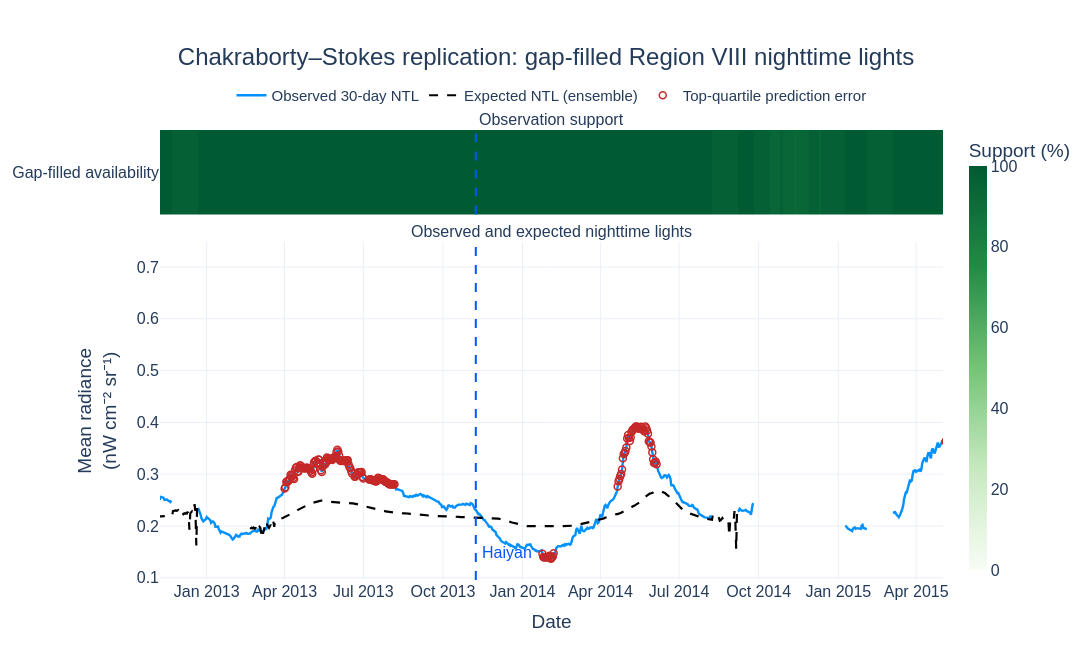

The cell this chart's notebook holds for it:
### Code cell
# ------------------------------------------------------------
# GAP-FILLED MODEL OUTPUT AND HAIYAN ANOMALIES
# ------------------------------------------------------------

fig_gap_forecast = plot_forecast_anomaly(
    result=gap_result,
    title=(
        "Chakraborty–Stokes replication: "
        "gap-filled Region VIII nighttime lights"
    ),
    support_rows=[
        {
            "label": "Gap-filled availability",
            "column": "temporal_support_pct",
        },
    ],
)

fig_gap_forecast.show()

### Figure 1 — Plotly figure (JSON) as saved in the notebook; plotly's stock layout.template omitted (floating-point values rounded to 4 significant figures; data arrays with more than 128 entries replaced by an {"elided": "..."} marker saying what was removed)
{"data": [{"coloraxis": "coloraxis", "hoverongaps": false, "hovertemplate": "%{x|%d %b %Y}<br>%{y}: %{z:.1f}%<extra></extra>", "type": "heatmap", "x": {"elided": "4162 str values"}, "xaxis": "x", "y": ["Gap-filled availability"], "yaxis": "y", "z": {"elided": "1x4162 float values"}, "zsmooth": false}, {"connectgaps": false, "line": {"color": "#0091FF", "width": 2.4}, "mode": "lines", "name": "Observed 30-day NTL", "type": "scatter", "x": {"elided": "4162 str values"}, "xaxis": "x2", "y": {"elided": "4162 float values"}, "yaxis": "y2"}, {"connectgaps": false, "line": {"color": "#000000", "dash": "dash", "width": 2.2}, "mode": "lines", "name": "Expected NTL (ensemble)", "type": "scatter", "x": {"elided": "4162 str values"}, "xaxis": "x2", "y": {"elided": "4162 float values"}, "yaxis": "y2"}, {"customdata": {"elided": "559x2 float values"}, "hovertemplate": "%{x|%d %b %Y}<br>Observed: %{y:.3f}<br>Residual: %{customdata[0]:.3f}<br>Model agreement: %{customdata[1]:.0f}%<extra></extra>", "marker": {"color": "#C62828", "line": {"width": 1.5}, "size": 7, "symbol": "circle-open"}, "mode": "markers", "name": "Top-quartile prediction error", "type": "scatter", "x": {"elided": "559 str values"}, "xaxis": "x2", "y": {"elided": "559 float values"}, "yaxis": "y2"}], "layout": {"annotations": [{"font": {"size": 16}, "showarrow": false, "text": "Observation support", "x": 0.5, "xanchor": "center", "xref": "paper", "y": 1, "yanchor": "bottom", "yref": "paper"}, {"font": {"size": 16}, "showarrow": false, "text": "Observed and expected nighttime lights", "x": 0.5, "xanchor": "center", "xref": "paper", "y": 0.752, "yanchor": "bottom", "yref": "paper"}, {"font": {"color": "#0057FF", "size": 16}, "showarrow": false, "text": "Haiyan", "x": "2013-11-13T00:00:00", "xanchor": "left", "xref": "x2", "y": 0.05, "yref": "y2 domain"}], "coloraxis": {"cmax": 100, "cmin": 0, "colorbar": {"thickness": 18, "title": {"text": "Support (%)"}}, "colorscale": [[0, "#F7FCF5"], [0.1, "#E5F5E0"], [0.25, "#C7E9C0"], [0.5, "#74C476"], [0.75, "#238B45"], [1, "#005A32"]]}, "font": {"color": "#243B5A", "family": "Arial", "size": 16}, "height": 650, "hovermode": "x unified", "legend": {"font": {"size": 15}, "orientation": "h", "x": 0.5, "xanchor": "center", "y": 1.04, "yanchor": "bottom"}, "margin": {"b": 70, "l": 105, "r": 100, "t": 130}, "paper_bgcolor": "rgba(0,0,0,0)", "plot_bgcolor": "white", "shapes": [{"line": {"color": "#0057FF", "dash": "dash", "width": 2}, "type": "line", "x0": "2013-11-08T00:00:00", "x1": "2013-11-08T00:00:00", "xref": "x", "y0": 0, "y1": 1, "yref": "y domain"}, {"line": {"color": "#0057FF", "dash": "dash", "width": 2}, "type": "line", "x0": "2013-11-08T00:00:00", "x1": "2013-11-08T00:00:00", "xref": "x2", "y0": 0, "y1": 1, "yref": "y2 domain"}], "title": {"font": {"size": 24}, "text": "Chakraborty–Stokes replication: gap-filled Region VIII nighttime lights", "x": 0.5, "xanchor": "center"}, "width": 1200, "xaxis": {"anchor": "y", "domain": [0, 1], "matches": "x2", "showticklabels": false}, "xaxis2": {"anchor": "y2", "domain": [0, 1], "range": ["2012-11-08T00:00:00", "2015-05-02T00:00:00"], "title": {"text": "Date"}}, "yaxis": {"anchor": "x", "domain": [0.812, 1]}, "yaxis2": {"anchor": "x2", "domain": [0, 0.752], "title": {"text": "Mean radiance<br>(nW cm⁻² sr⁻¹)"}}}}
